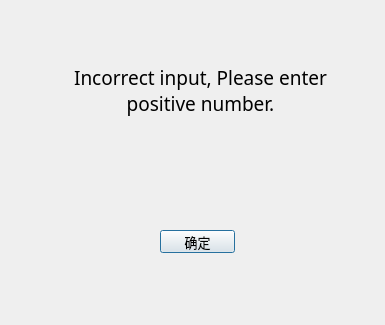
<?xml version="1.0" encoding="UTF-8"?>
<ui version="4.0">
 <class>warning</class>
 <widget class="QDialog" name="warning">
  <property name="geometry">
   <rect>
    <x>0</x>
    <y>0</y>
    <width>385</width>
    <height>325</height>
   </rect>
  </property>
  <property name="windowTitle">
   <string>warning</string>
  </property>
  <widget class="QLabel" name="label">
   <property name="geometry">
    <rect>
     <x>40</x>
     <y>40</y>
     <width>321</width>
     <height>101</height>
    </rect>
   </property>
   <property name="font">
    <font>
     <family>楷体</family>
     <pointsize>14</pointsize>
    </font>
   </property>
   <property name="text">
    <string>Incorrect input, Please enter positive number.</string>
   </property>
   <property name="scaledContents">
    <bool>true</bool>
   </property>
   <property name="alignment">
    <set>Qt::AlignCenter</set>
   </property>
   <property name="wordWrap">
    <bool>true</bool>
   </property>
  </widget>
  <widget class="QPushButton" name="pushButton">
   <property name="geometry">
    <rect>
     <x>160</x>
     <y>230</y>
     <width>75</width>
     <height>23</height>
    </rect>
   </property>
   <property name="font">
    <font>
     <family>楷体</family>
     <pointsize>10</pointsize>
     <weight>50</weight>
     <bold>false</bold>
    </font>
   </property>
   <property name="text">
    <string>确定</string>
   </property>
  </widget>
 </widget>
 <layoutdefault spacing="6" margin="11"/>
 <resources/>
 <connections>
  <connection>
   <sender>pushButton</sender>
   <signal>clicked()</signal>
   <receiver>warning</receiver>
   <slot>close()</slot>
   <hints>
    <hint type="sourcelabel">
     <x>187</x>
     <y>181</y>
    </hint>
    <hint type="destinationlabel">
     <x>199</x>
     <y>149</y>
    </hint>
   </hints>
  </connection>
 </connections>
</ui>
